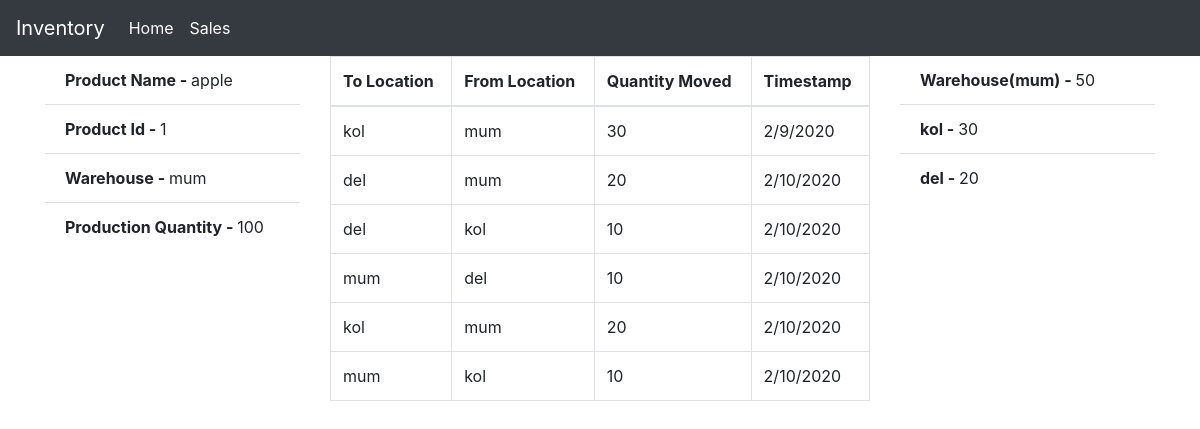
Before: /report/1 with the older database file.
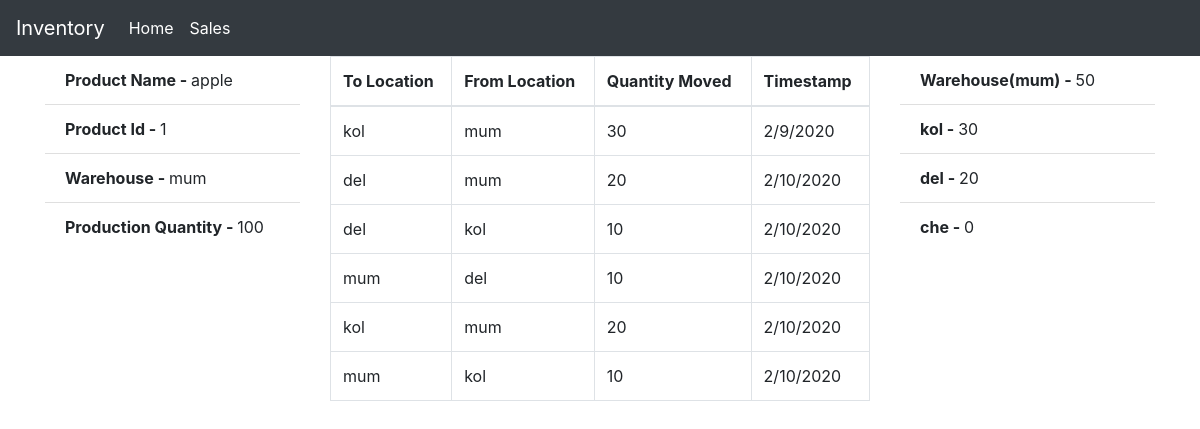
After: the same page with the newer database file.
### app.py (models this page shows)
class Product(db.Model):
    id = db.Column(db.Integer,primary_key=True, autoincrement=True)
    product_name = db.Column(db.String(200))
    product_type = db.Column(db.String(200))
    quantity = db.Column(db.String(200))
    warehouse = db.Column(db.String(200))
    movements = db.relationship('Movement', backref="user2")

class Movement(db.Model):
    id = db.Column(db.Integer, primary_key=True)
    timestamp = db.Column(db.String(200))
    to_location = db.Column(db.String(200))
    from_location = db.Column(db.String(200))
    product_id = db.Column(db.Integer, db.ForeignKey('product.id'))
    quantity = db.Column(db.Integer)

class Location(db.Model):
    id = db.Column(db.Integer,primary_key=True, autoincrement=True)
    location_name = db.Column(db.String(200))

### app.py (the view)
@app.route('/report/<int:id>',methods=["GET"])
def report(id):
    product_info= db.session.query(Product).filter(Product.id == id).all()
    locations = Location.query.all()
    location_info= db.session.query(Location).filter(Location.location_name != product_info[0].warehouse).all()
    movement_info= db.session.query(Product,Movement).filter(Movement.product_id == id, Product.id == id).all()
    warehouse_quant = int(product_info[0].quantity)
    final_repo=[]
    for i in locations:
        if i.location_name != product_info[0].warehouse:
            move_from= db.session.query(db.func.sum(Movement.quantity)).filter(Movement.from_location == i.location_name,  Movement.product_id == id).scalar()
            if move_from == None:
                move_from = 0
            move_to= db.session.query(db.func.sum(Movement.quantity)).filter(Movement.to_location == i.location_name,   Movement.product_id == id).scalar()
            if move_to == None:
                move_to = 0
            m = move_to - move_from
            warehouse_quant = warehouse_quant - m
            final_repo.append(m)
    final_location=[]
    for i in location_info:
        final_location.append(i.location_name)
    res={}
    for key in final_location:
        for value in final_repo:
            res[key] = value
            final_repo.remove(value)
            break
    return render_template('report.html',product_info=product_info,movement_info=movement_info,final_repo=final_repo,location_info=location_info,res=res,warehouse_quant=warehouse_quant)

### templates/report.html
{% extends 'index.html' %}
{% block content %}
<div class="row">
    <div class="col-lg-3">
        {% for i in product_info %}
        <ul class="list-group list-group-flush">
            <li class="list-group-item"><b>Product Name - </b>{{ i.product_name }}</li>
            <li class="list-group-item"><b>Product Id - </b>{{ i.id }}</li>
            <li class="list-group-item"><b>Warehouse - </b>{{ i.warehouse }}</li>
            <li class="list-group-item"><b>Production Quantity - </b>{{ i.quantity }}</li>
        </ul>
        {% endfor %}
    </div>
    <div class="col-lg-6">
        <table class="table table-bordered">
            <thead>
                <th>To Location</th>
                <th>From Location</th>
                <th>Quantity Moved</th>
                <th>Timestamp</th>
            </thead>
            <tbody>
                {% for i in movement_info %}
                <tr>
                    <td>{{ i.Movement.to_location }}</td>
                    <td>{{ i.Movement.from_location }}</td>
                    <td>{{ i.Movement.quantity }}</td>
                    <td>{{ i.Movement.timestamp }}</td>
                </tr>
                {% endfor %}
            </tbody>
        </table>
    </div>
    <div class="col-lg-3">
        <ul class="list-group list-group-flush">
            <li class="list-group-item"><b>Warehouse({{ product_info[0].warehouse }}) - </b>{{ warehouse_quant }}</li>
            {% for key, value in res.items() %}
            <li class="list-group-item"><b>{{ key }} - </b>{{ value }}</li>
            {% endfor %}
        </ul>
    </div>
</div>
{% endblock %}

Changed rows visible on the page:
added Location: location_name "che", value "0"
